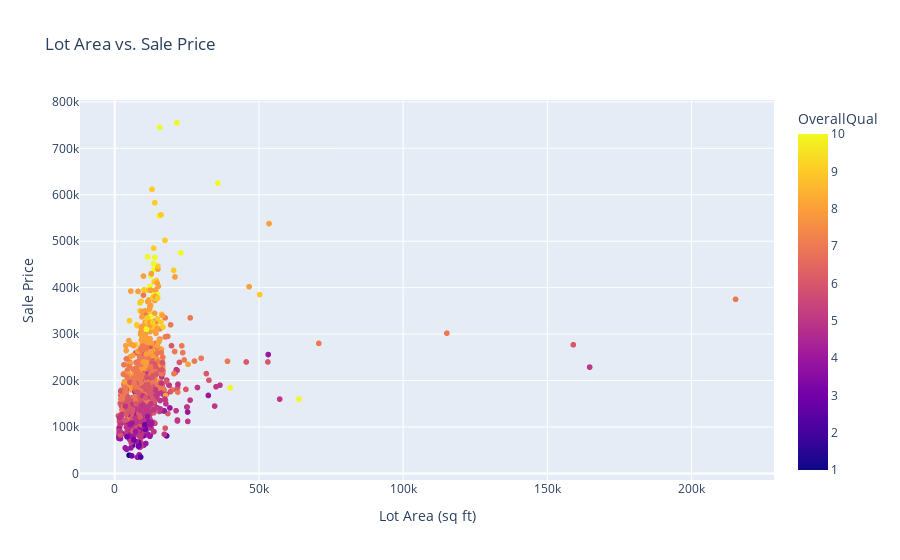

Notebook code cell kept with this figure:
### Code cell
# Create a scatter plot using Plotly
fig = px.scatter(df, x='LotArea', y='SalePrice', color='OverallQual',
                 title='Lot Area vs. Sale Price',
                 labels={'LotArea': 'Lot Area (sq ft)', 'SalePrice': 'Sale Price'},
                 hover_data=['YearBuilt'])

# Display the plot
fig.show()

# Save the plot as a PNG image
fig.write_image('plotly_lot_area_vs_sale_price.png')

### Figure 1 — Plotly figure (JSON) as saved in the notebook; plotly's stock layout.template omitted (floating-point values rounded to 4 significant figures; data arrays with more than 128 entries replaced by an {"elided": "..."} marker saying what was removed)
{"data": [{"customdata": {"elided": "1460x1 int values"}, "hovertemplate": "Lot Area (sq ft)=%{x}<br>Sale Price=%{y}<br>YearBuilt=%{customdata[0]}<br>OverallQual=%{marker.color}<extra></extra>", "legendgroup": "", "marker": {"color": {"elided": "1460 int values"}, "coloraxis": "coloraxis", "symbol": "circle"}, "mode": "markers", "name": "", "showlegend": false, "type": "scattergl", "x": {"elided": "1460 int values"}, "xaxis": "x", "y": {"elided": "1460 int values"}, "yaxis": "y"}], "layout": {"autosize": true, "coloraxis": {"colorbar": {"title": {"text": "OverallQual"}}, "colorscale": [[0, "#0d0887"], [0.1111, "#46039f"], [0.2222, "#7201a8"], [0.3333, "#9c179e"], [0.4444, "#bd3786"], [0.5556, "#d8576b"], [0.6667, "#ed7953"], [0.7778, "#fb9f3a"], [0.8889, "#fdca26"], [1, "#f0f921"]]}, "legend": {"tracegroupgap": 0}, "title": {"text": "Lot Area vs. Sale Price"}, "xaxis": {"anchor": "y", "autorange": true, "domain": [0, 1], "range": [-11710.0, 228300.0], "title": {"text": "Lot Area (sq ft)"}, "type": "linear"}, "yaxis": {"anchor": "x", "autorange": true, "domain": [0, 1], "range": [-24530.0, 814400.0], "title": {"text": "Sale Price"}, "type": "linear"}}}
